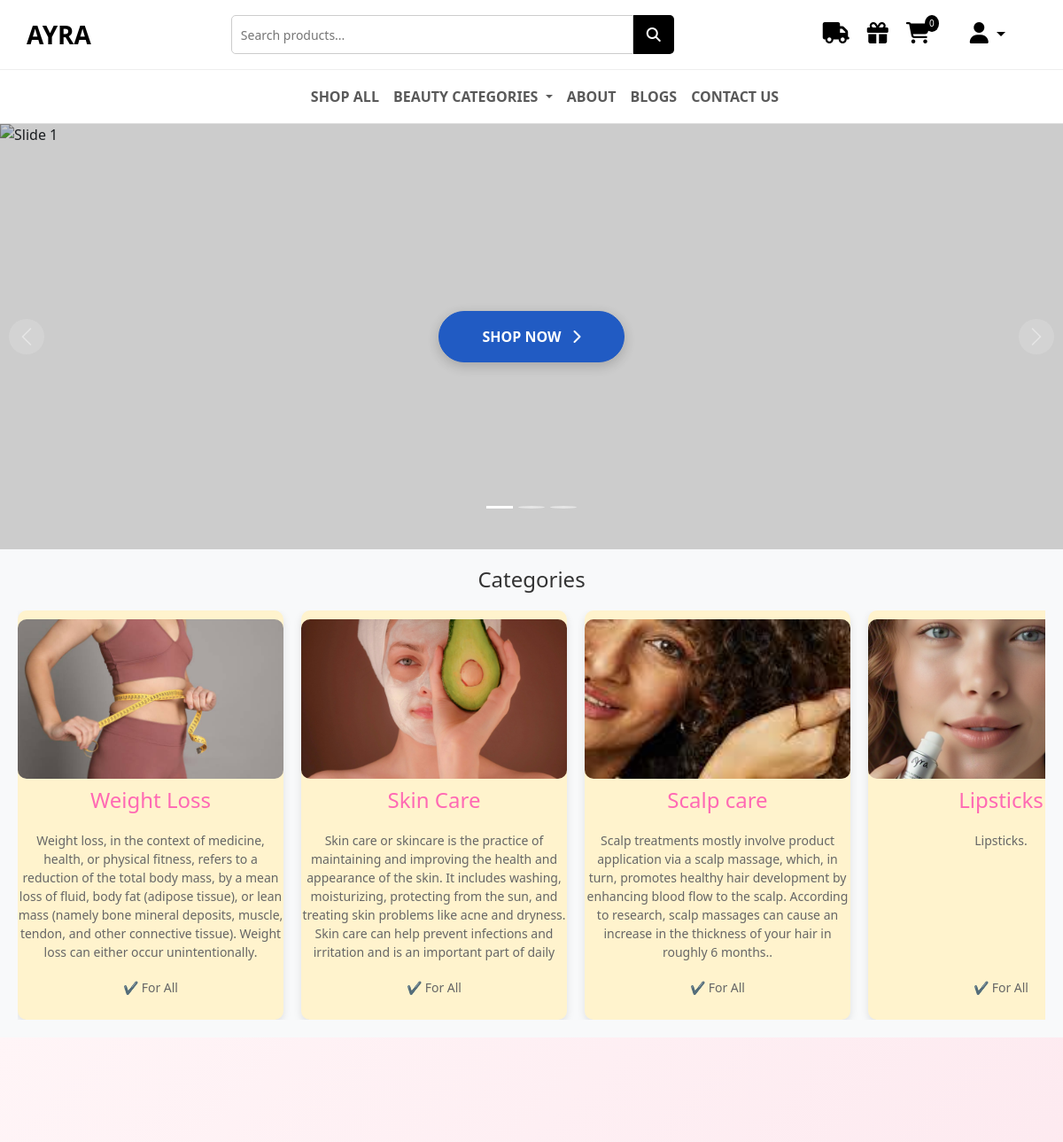
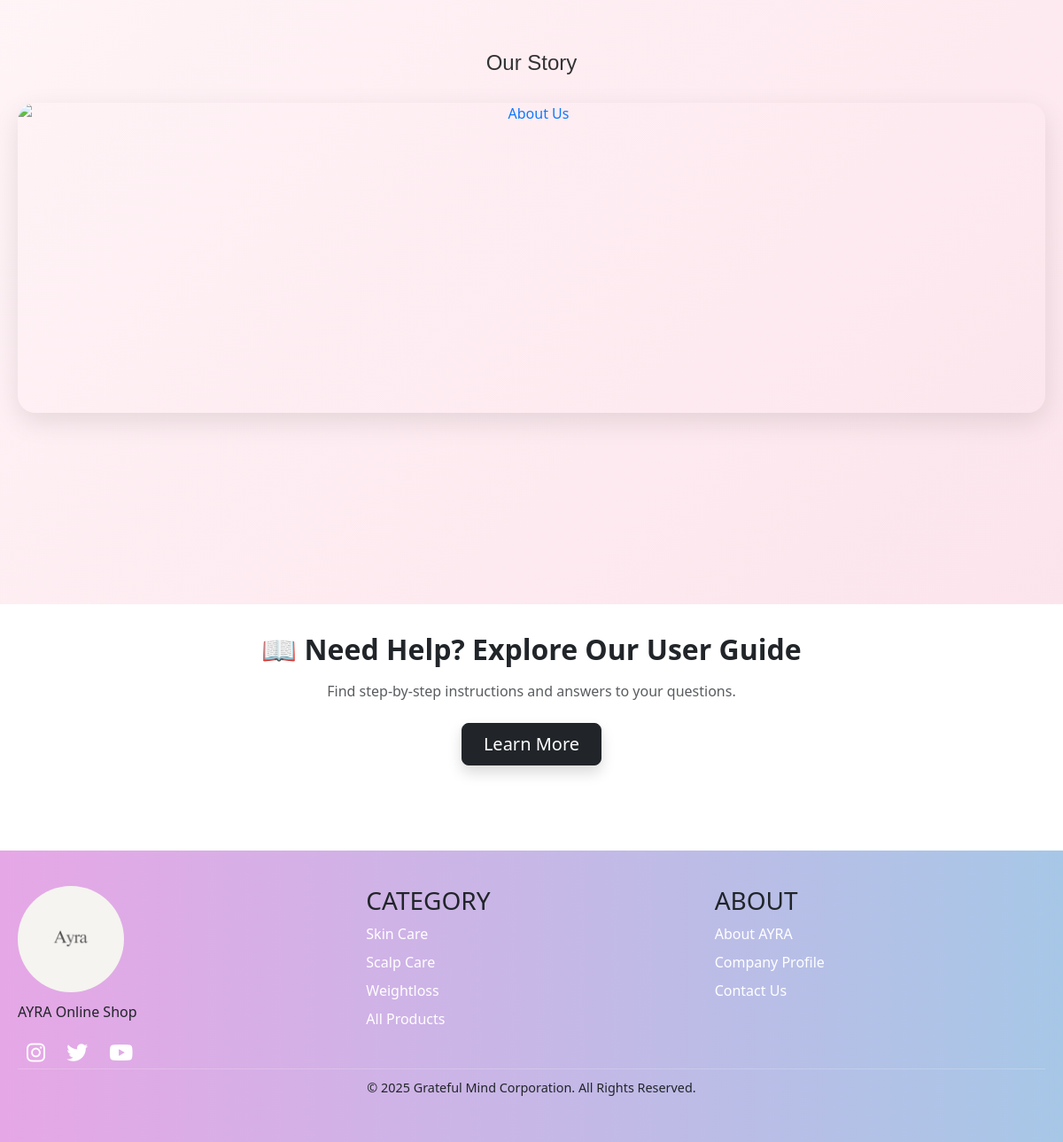
The page / on the database its author committed (2 pictures, top to bottom).
### AYRA/models.py (models this page shows)
class Category(models.Model):
    name = models.CharField(max_length=50, unique=True)
    image = models.ImageField(upload_to='categories/', default='categories/default.jpg')
    description = models.TextField(default='')
    def __str__(self):
        return self.name

### AYRA/views.py (the view)
# urls.py: path('', views.home, name='home'),
def home(request):
    sunscreens = Product.objects.filter(category=1)[:10]
    print(sunscreens)
    moisturizers = Product.objects.filter(category=2)[:10]
    serums = Product.objects.filter(category=3)[:10]
    facewash = Product.objects.filter(category=3)[:10]
    categories = Category.objects.all()
    print("Categories==>",categories)
    products = Product.objects.all()
    categories = Category.objects.all()
    products = Product.objects.select_related('category').all()
    grouped = defaultdict(list)
    for product in products:
        grouped[product.category].append(product)
    print(grouped.items())
    context = {
        'sunscreens': sunscreens,
        'moisturizers': moisturizers,
        'serums': serums,
        'facewash': facewash,
        'category': categories,
        'products': products,
        'grouped_products': grouped.items()
    }
    return render(request, 'home.html', context)

### AYRA/context_processors.py (called while the page is built)
def cart_count(request):
    if request.user.is_authenticated:
        count = Cart.objects.filter(user=request.user).count()
    else:
        count = 0
    return {'cart_count': count}

def categories_context(request):
    categories = Category.objects.all()
    print("Categories==>",categories)
    return {'nav_categories': categories}

### AYRA/models.py (called while the page is built)
    def __str__(self):
        return self.name

### templates/home.html (shortened to what this page needs)
{% extends 'base.html' %}
{% load static %}
{% block 'main' %}
<div class="container-fluid px-0">
  <div id="ayraCarousel" class="carousel slide" data-bs-ride="carousel">
    <div class="carousel-indicators">
      <button type="button" data-bs-target="#ayraCarousel" data-bs-slide-to="0" class="active"></button>
      <button type="button" data-bs-target="#ayraCarousel" data-bs-slide-to="1"></button>
      <button type="button" data-bs-target="#ayraCarousel" data-bs-slide-to="2"></button>
    </div>
    <div class="carousel-inner">
      <div class="carousel-item active">
        <div class="carousel-caption d-flex align-items-center justify-content-center">
          <div class="text-center">
            <a href="{% url 'scalpcare' %}" class="btn btn-primary btn-md px-5 py-3">SHOP NOW <i class="fas fa-chevron-right ms-2"></i></a>
          </div>
        </div>
      </div>
    </div>
    <button class="carousel-control-prev" type="button" data-bs-target="#ayraCarousel" data-bs-slide="prev">
      <span class="carousel-control-prev-icon" aria-hidden="true"></span>
    </button>
    <button class="carousel-control-next" type="button" data-bs-target="#ayraCarousel" data-bs-slide="next">
      <span class="carousel-control-next-icon" aria-hidden="true"></span>
    </button>
  </div>
</div>
{% block content %}
<div class="new-arrivals-container">
    <h2>Categories </h2>
    <div class="category-cards">
          {% for cat in category %}
                <a href="{% url 'category_products' cat.id %}" class="category-card" style="background-color: #fff3cd; text-decoration: none; color: inherit;">
                  <div class="product-img">
                    <img src="{{ cat.image.url }}" alt="{{ cat.name }}">
                  </div>
                  <div class="category-info">
                    <h2 style="color: hotpink; margin-top: 10px;">{{ cat.name }}</h2>
                    <p class="description">{{cat.description}}.</p>
                    <p class="skin-type">✔ For All</p>
                  </div>
                </a>
          {% endfor %}
    </div>
</div>
{% endblock content %}
<div class="about-us-container">
    <h1 class="category-title">Our Story</h1>
    <div class="about-us-banner">
        <a href="{% url 'about' %}">
            <img src="{% static 'images/aboutus4.jpg' %}" alt="About Us" class="banner-image">
        </a>
    </div>
</div>
<section class="container py-2 text-center" style=" display: flex; justify-content: center; align-items: center; margin-bottom: 8vh;">
  <div class="p-4  " >
      <h2 class="mb-3 fw-bold text-dark">📖 Need Help? Explore Our User Guide</h2>
      <p class="mb-4 text-muted">Find step-by-step instructions and answers to your questions.</p>
      <a href="{% url 'user_guide' %}" class="btn btn-lg btn-dark px-4 shadow">
           Learn More
      </a>
  </div>
</section>
{% endblock 'main' %}

### static/css/style.css (style rules this page uses)
body { margin: 0; font-family: 'Helvetica Neue', sans-serif; }

### templates/home.html (style rules this page uses)
.slide { width: 100%; flex-shrink: 0; position: relative; }
.product-img img { width: 100%; }
.new-arrivals-container { padding: 20px; text-align: center; background-color: #f8f9fa; }
.new-arrivals-container h2 { font-size: 24px; margin-bottom: 20px; color: #333; }
.category-cards { position:relative; display: flex; width:100%; overflow-x: auto; gap: 20px; }
.category-card { flex: 0 0 auto; width: 300px; border-radius: 10px; overflow: hidden; box-shadow: 0 4px 10px rgba(0,0,0,0.1); transition: transform 0.3s ease; background-color: #fff3cd; padding-top: 10px; padding-bottom: 10px; }
.category-card img { width: 100%; height: 180px; object-fit: cover; border-radius: 10px; }
.category-info p { font-size: 14px; color: #666; }
.skin-type { color: #28a745; font-size: 12px; }
#ayraCarousel { position: relative; }
.carousel-caption { position: absolute; right: 0; bottom: 0; left: 0; top: 0; background: rgba(0,0,0,0.2); display: flex !important; padding: 0; }
.carousel-caption .btn-primary { background-color: #215bc3; border-color: #215bc3; font-weight: 600; box-shadow: 0 4px 15px rgba(0,0,0,0.2); transition: all 0.3s ease; border-radius: 50px; }
.carousel-indicators { bottom: 20px; }
.carousel-indicators button { width: 12px; height: 12px; border-radius: 50%; margin: 0 6px; background-color: rgba(255,255,255,0.5); border: none; }
.carousel-indicators button.active { background-color: white; width: 30px; border-radius: 6px; }
.carousel-control-prev, .carousel-control-next { width: 5%; }
.carousel-control-prev-icon, .carousel-control-next-icon { width: 2.5rem; height: 2.5rem; background-color: rgba(255,255,255,0.3); border-radius: 50%; background-size: 60%; transition: all 0.3s ease; }
.description { height:150px; overflow-y: auto; }
.about-us-container { padding: 20px; text-align: center; background: linear-gradient(135deg, #fff5f7 0%, #fce4ec 100%); min-height: 100vh; display: flex; flex-direction: column; justify-content: center; overflow: hidden; }
.category-title { font-size: 24px; margin-bottom: 30px; color: #333; font-family: 'Arial', sans-serif; }
.about-us-banner { position: relative; width: 100%; max-width: 1200px; margin: 0 auto 40px; border-radius: 20px; overflow: hidden; box-shadow: 0 10px 30px rgba(0, 0, 0, 0.1); }
.about-us-banner a { display: block; text-decoration: none; }
.banner-image { width: 100%; height: 350px; object-fit: cover; display: block; filter: brightness(1.1); border-radius: 20px; transition: transform 0.3s ease; }

### rows shown on the page
Category: image (picture), name "Weight Loss", description "Weight loss, in the context of medicine, health, or physical fitness, refers to a reduction of the total body mass, by a mean loss of fluid, body fat (adipose tissue), or lean mass (namely bone mineral deposits, muscle, tendon, and other connective tissue). Weight loss can either occur unintentionally"
Category: image (picture), name "Skin Care", description "Skin care or skincare is the practice of maintaining and improving the health and appearance of the skin. It includes washing, moisturizing, protecting from the sun, and treating skin problems like acne and dryness. Skin care can help prevent infections and irritation and is an important part of daily…"
Category: image (picture), name "Scalp care", description "Scalp treatments mostly involve product application via a scalp massage, which, in turn, promotes healthy hair development by enhancing blood flow to the scalp. According to research, scalp massages can cause an increase in the thickness of your hair in roughly 6 months."
Category: image (picture), name "Lipsticks", description "Lipsticks"

### other values the page prints
{{ cart_count }} "0"
